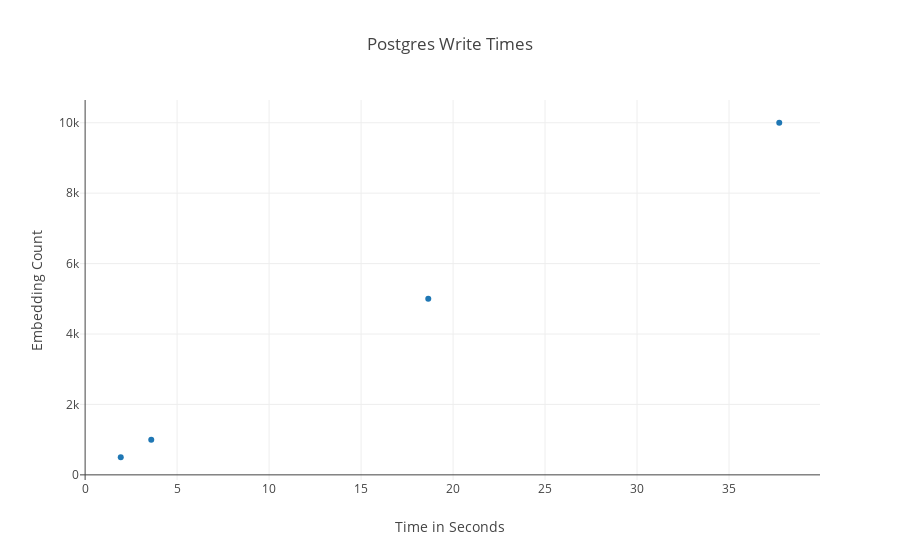

Here is the notebook cell this chart was saved with:
### Markdown cell above
# Results

### Code cell
# Write Times
plotly.offline.init_notebook_mode(connected=True)
trace = plotly.graph_objs.Scatter(
    x = write_times,
    y = counts,
    mode = 'markers'
)
layout = plotly.graph_objs.Layout(title="Postgres Write Times",
                xaxis=dict(title='Time in Seconds'),
                yaxis=dict(title='Embedding Count'))
data = [trace]
fig = plotly.graph_objs.Figure(data=data, layout=layout)
plotly.offline.iplot(fig, filename='jupyter-basic-scatter')

### Figure 1 — Plotly figure (JSON) as saved in the notebook; plotly's stock layout.template omitted (floating-point values rounded to 4 significant figures)
{"data": [{"mode": "markers", "type": "scatter", "uid": "418ac678-af51-11e8-970d-e4b3184d5332", "x": [1.937, 3.595, 18.65, 37.73], "y": [500, 1000, 5000, 10000]}], "layout": {"title": "Postgres Write Times", "xaxis": {"title": "Time in Seconds"}, "yaxis": {"title": "Embedding Count"}}}
